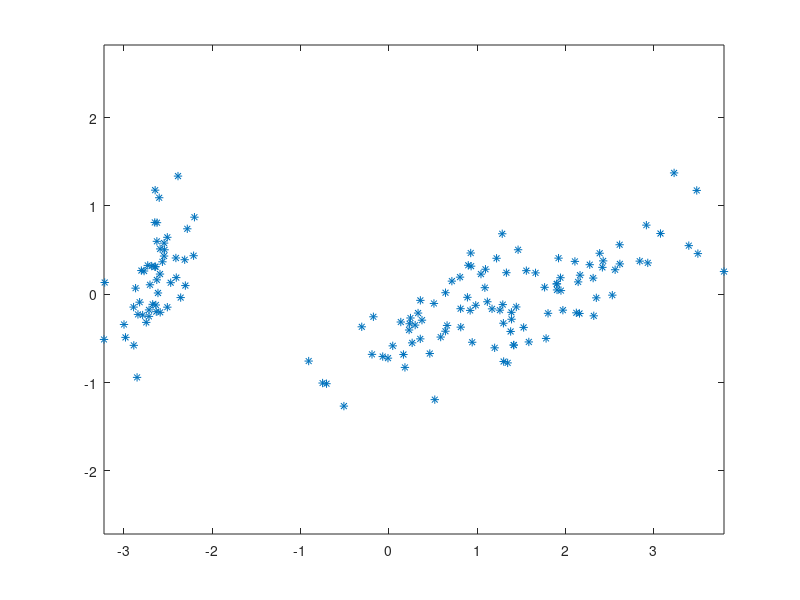

Here is the MATLAB script that generated this plot:
load fisheriris
D = meas; % [150 x 4] data feature matrix containing 4 features of 150 samples 
% compute D_pca and eigvals using the pca function
[eigvects,D_pca,eigvals] = pca(D);
% Define D_pca_x and D_pca_y, the first two dimensions of the data in the D_pca feature space
D_pca_x = D_pca(:,1);
D_pca_y = D_pca(:,2);
% scatter plot the data with asterisks '*'
plot(D_pca_x,D_pca_y,'*')
% Define ellipse_x and ellipse_y, x and y coordinates for the PCA ellipsoid in the first 2 dimensions as a function of theta 
theta = 2*pi*[0:100]/100;

%Plot the ellipse with red dashed lines 'r--'
ellipse_x = 2*sqrt(eigvals(1))*cos(theta);
ellipse_y = 2*sqrt(eigvals(2))*sin(theta);
%Use axis equal to correct aspect ratio
axis equal
